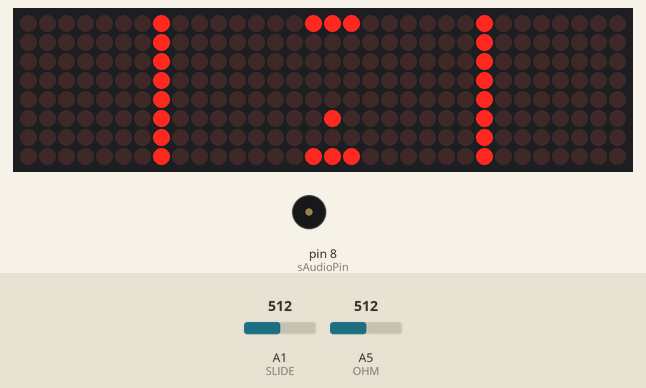
Simulated run of this sketch. Board: Arduino Uno, built with avr-gcc and run on an emulated ATmega328P. Shown: 32×8 LED matrix, buzzer (waves = sounding). The inputs (shaded band) are chosen by the test bench; at power-on: A1 (SLIDE) = 512, A5 (OHM) = 512. What the sketch prints to the serial monitor is not drawn.

Above: at 1.2 s.
1.3 s: A1 (SLIDE) set to 575
3.9 s: A1 (SLIDE) set to 599
At 6.2 s:
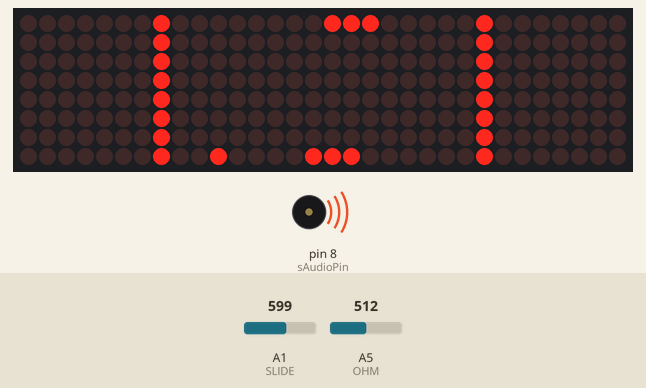
6.3 s: A5 (OHM) set to 716
At 7.3 s:
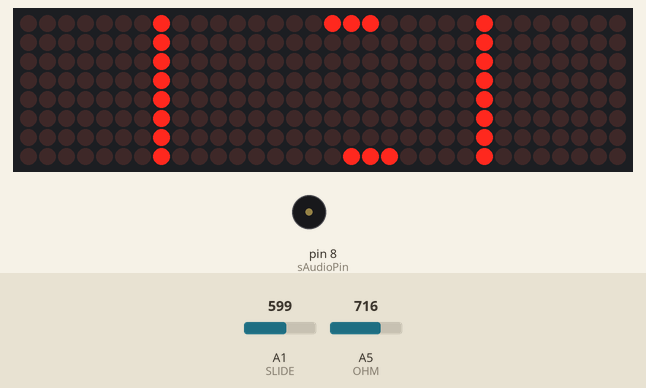
9.3 s: A5 (OHM) set to 900
At 10.5 s:
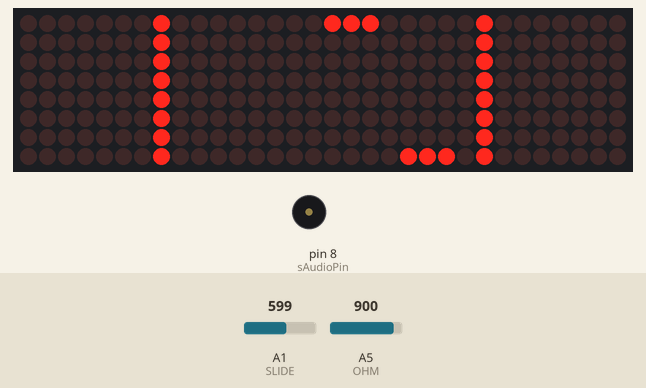
12.3 s: A5 (OHM) set to 1023
At 13.1 s:
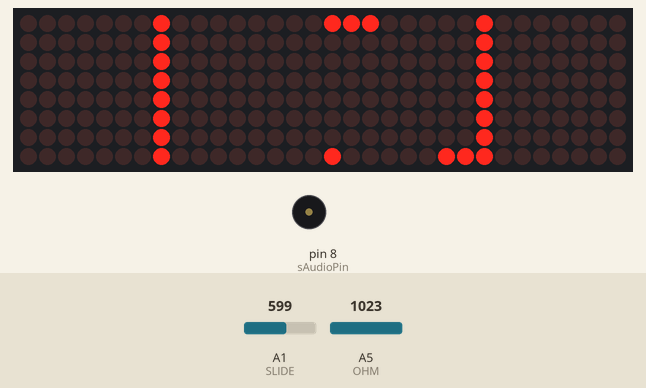
15.3 s: A1 (SLIDE) set to 511
At 16.3 s:
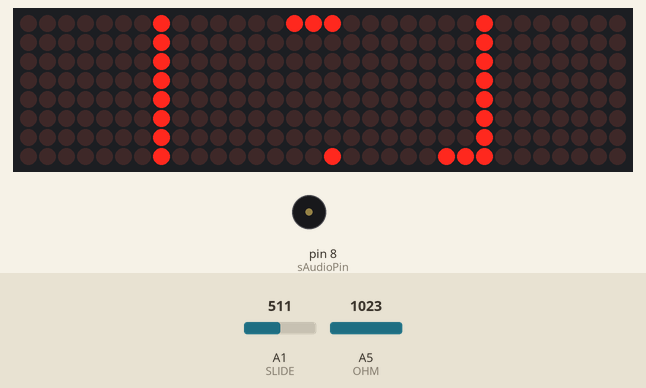
Timing chart, 0 to 65.8 s (numbered marks = the images above; inputs shaded):
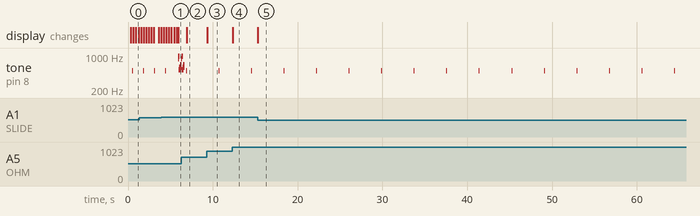

Measured:
- the behaviour switches between 584 and 585 on A1 (SLIDE) (found by bisection; images 0 and 1)
- after the input at 3.9 s, the display: first changes at once (image 1 shows a later state)
- after the input at 6.3 s, the display: changes after 0.65 s (image 2)
- after the input at 9.3 s, the display: changes at once (image 3)
- after the input at 12.3 s, the display: changes at once (image 4)
- after the input at 15.3 s, the display: changes at once (image 5)
- by itself, tone on pin 8 (sAudioPin): alternates 494 Hz for 0.01 s and silent for 3.8 s

The sketch:

04_0074_0530.ino
```cpp
#include "LedControl.h"
#include "pitches.h"
LedControl lc = LedControl(11, 13, 10, 4); // DIN,CLK,CS,Number of LED Module

#define SLIDE A1
#define OHM A5
#define sAudioPin 8

// player2
int lastPlayer2 = 0;
int p2m = 1, p2r = 2, p2l = 0;

// player1
int lastX = 0;
int playerPo = 1, right = 2, left = 0;

// pong
int x = 8, y = 4, a = 0, b = 1;
unsigned long lastPong = 0, rerate = 250, start = 0;

void setup()
{
  Serial.begin(9600);
  for (int i = 0; i < 4; i++)
  {
    lc.shutdown(i, false); // go to normal mode
    lc.setIntensity(i, 8); // brightness
    lc.clearDisplay(i);    // clear display
  }
  lc.setColumn(3, 7, byte(255));
  lc.setColumn(0, 0, byte(255));
  pinMode(SLIDE, INPUT);
}

void loop()
{

  // player 1 position
  int playerRead = player();

  int playerDiff = playerRead - lastX;
  lastX = playerRead;
  playerPo += playerDiff;
  left += playerDiff;
  right += playerDiff;

  // player2 position
  int player2Read = player2();
  int player2Diff = player2Read - lastPlayer2;
  lastPlayer2 = player2Read;
  p2m += player2Diff;
  p2l += player2Diff;
  p2r += player2Diff;

  pong();

  // condition if hit
  if (millis() - start > rerate)
  {
    if (y == 6)
    {
      if (x == playerPo)
      {
        b = -1;
        sound();
      }
      else if (x == right)
      {
        b = -1;
        a = 1;
        sound();
      }
      else if (x == left)
      {
        b = -1;
        a = -1;
        sound();
      }
    }

    if (y == 1)
    {
      if (x == p2m)
      {
        b = 1;
        sound();
      }
      else if (x == p2r)
      {
        b = 1;
        a = 1;
        sound();
      }
      else if (x == p2l)
      {
        b = 1;
        a = -1;
        sound();
      }
    }

    if (x == 0 && a == -1)
    {
      a = 1;
      sound();
    }
    if (x == 15 && a == 1)
    {
      a = -1;
      sound();
    }
    start = millis();
  }

  // clear and show
  for (int i = 0; i < 8; i++)
  {
    lc.setRow(2, i, byte(0));
    lc.setRow(1, i, byte(0));
  }
  show(7, playerPo);
  show(7, left);
  show(7, right);
  show(0, p2m);
  show(0, p2l);
  show(0, p2r);
  show(y, x);

  // end sound
  if (y == 0 || y == 7)
  {
    win();
  }
}

int player()
{
  int read = analogRead(OHM);
  Serial.println(read);
  read = read/73.0714285714;
  return read;
}

int player2()
{
  int read = analogRead(SLIDE);
  read = read/73.0714285714;
  return read;
}

void show(int y, int x)
{
  if (x > 7)
  {
    x = x % 8;
    lc.setLed(1, y, x, 1);
  }
  else
  {
    lc.setLed(2, y, x, 1);
  }
}

void pong()
{
  if (millis() - lastPong > rerate)
  {
    x += a;
    y += b;
    lastPong = millis();
  }
}

void sound()
{
  tone(sAudioPin, 494, 10);
}

void win()
{
  for (uint8_t nLoop = 0; nLoop < 2; nLoop++)
  {
    int NOTE_SUSTAIN = 30;
    tone(sAudioPin, NOTE_A5);
    delay(NOTE_SUSTAIN);
    tone(sAudioPin, NOTE_B5);
    delay(NOTE_SUSTAIN);
    tone(sAudioPin, NOTE_C5);
    delay(NOTE_SUSTAIN);
    tone(sAudioPin, NOTE_B5);
    delay(NOTE_SUSTAIN);
    tone(sAudioPin, NOTE_C5);
    delay(NOTE_SUSTAIN);
    tone(sAudioPin, NOTE_D5);
    delay(NOTE_SUSTAIN);
    tone(sAudioPin, NOTE_C5);
    delay(NOTE_SUSTAIN);
    tone(sAudioPin, NOTE_D5);
    delay(NOTE_SUSTAIN);
    tone(sAudioPin, NOTE_E5);
    delay(NOTE_SUSTAIN);
    tone(sAudioPin, NOTE_D5);
    delay(NOTE_SUSTAIN);
    tone(sAudioPin, NOTE_E5);
    delay(NOTE_SUSTAIN);
    tone(sAudioPin, NOTE_E5);
    delay(NOTE_SUSTAIN);
  }
  noTone(sAudioPin);
}
```

pitches.h
```cpp
/*************************************************
   Public Constants
 *************************************************/

#define NOTE_B0  31
#define NOTE_C1  33
#define NOTE_CS1 35
#define NOTE_D1  37
#define NOTE_DS1 39
#define NOTE_E1  41
#define NOTE_F1  44
#define NOTE_FS1 46
#define NOTE_G1  49
#define NOTE_GS1 52
#define NOTE_A1  55
#define NOTE_AS1 58
#define NOTE_B1  62
#define NOTE_C2  65
#define NOTE_CS2 69
#define NOTE_D2  73
#define NOTE_DS2 78
#define NOTE_E2  82
#define NOTE_F2  87
#define NOTE_FS2 93
#define NOTE_G2  98
#define NOTE_GS2 104
#define NOTE_A2  110
#define NOTE_AS2 117
#define NOTE_B2  123
#define NOTE_C3  131
#define NOTE_CS3 139
#define NOTE_D3  147
#define NOTE_DS3 156
#define NOTE_E3  165
#define NOTE_F3  175
#define NOTE_FS3 185
#define NOTE_G3  196
#define NOTE_GS3 208
#define NOTE_A3  220
#define NOTE_AS3 233
#define NOTE_B3  247
#define NOTE_C4  262
#define NOTE_CS4 277
#define NOTE_D4  294
#define NOTE_DS4 311
#define NOTE_E4  330
#define NOTE_F4  349
#define NOTE_FS4 370
#define NOTE_G4  392
#define NOTE_GS4 415
#define NOTE_A4  440
#define NOTE_AS4 466
#define NOTE_B4  494
#define NOTE_C5  523
#define NOTE_CS5 554
#define NOTE_D5  587
#define NOTE_DS5 622
#define NOTE_E5  659
#define NOTE_F5  698
#define NOTE_FS5 740
#define NOTE_G5  784
#define NOTE_GS5 831
#define NOTE_A5  880
#define NOTE_AS5 932
#define NOTE_B5  988
#define NOTE_C6  1047
#define NOTE_CS6 1109
#define NOTE_D6  1175
#define NOTE_DS6 1245
#define NOTE_E6  1319
#define NOTE_F6  1397
#define NOTE_FS6 1480
#define NOTE_G6  1568
#define NOTE_GS6 1661
#define NOTE_A6  1760
#define NOTE_AS6 1865
#define NOTE_B6  1976
#define NOTE_C7  2093
#define NOTE_CS7 2217
#define NOTE_D7  2349
#define NOTE_DS7 2489
#define NOTE_E7  2637
#define NOTE_F7  2794
#define NOTE_FS7 2960
#define NOTE_G7  3136
#define NOTE_GS7 3322
#define NOTE_A7  3520
#define NOTE_AS7 3729
#define NOTE_B7  3951
#define NOTE_C8  4186
#define NOTE_CS8 4435
#define NOTE_D8  4699
#define NOTE_DS8 4978
```
